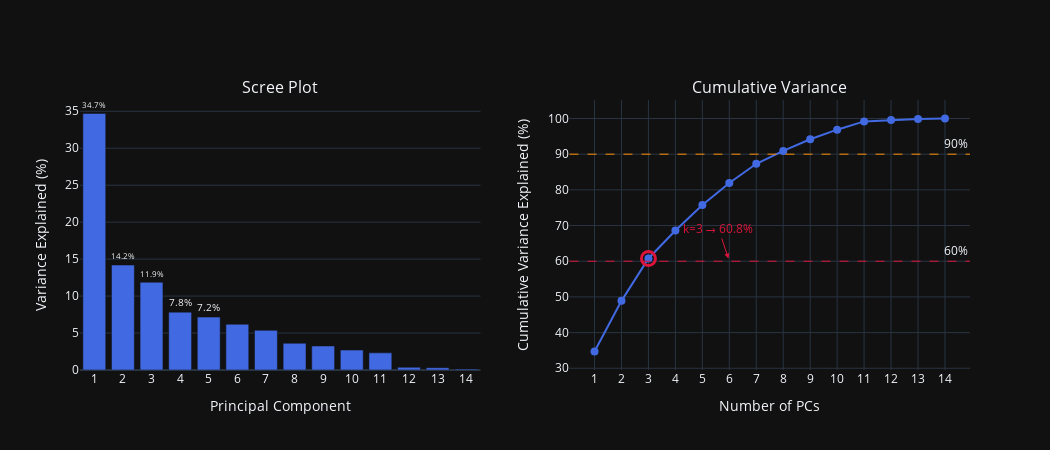

The cell this chart's notebook holds for it:
### Markdown cell above
### Question 3

### Code cell
from sklearn.decomposition import PCA
import numpy as np
import pandas as pd
import matplotlib.pyplot as plt

pca = PCA()
pca.fit(X)

T = pca.transform(X)  # scores
P = pca.components_    # loadings (rows = PCs)


#returns an array showing the percentage of the total dataset variance captured by each principal component
expl_var = pca.explained_variance_ratio_

#calculates the cumulative sum of elements in a NumPy array along a specified axis
cum_var  = np.cumsum(expl_var)

nFeatures = len(X.columns)

fig = make_subplots(rows=1, cols=2, subplot_titles=['Scree Plot', 'Cumulative Variance'])

fig.add_trace(go.Bar(
    x=list(range(1, nFeatures+1)), y=expl_var * 100,
    marker_color=BLUE,
    text=[f'{v:.1f}%' for v in expl_var[:5]*100] + [''] * (nFeatures - 5),
    textposition='outside', showlegend=False
), row=1, col=1)

# Cumulative variance
fig.add_trace(go.Scatter(
    x=list(range(1, nFeatures+1)), y=cum_var * 100,
    mode='lines+markers', marker=dict(color=BLUE, size=8),
    showlegend=False
), row=1, col=2)

fig.add_hline(y=60, line_dash='dash', line_color=RED, line_width=1,
              row=1, col=2, annotation_text='60%')
fig.add_hline(y=90, line_dash='dash', line_color=ORANGE, line_width=1,
              row=1, col=2, annotation_text='90%')

fig.add_trace(go.Scatter(
    x=[3], y=[cum_var[2]*100], mode='markers',
    marker=dict(color=RED, size=14, symbol='circle-open', line=dict(width=3)),
    showlegend=False
), row=1, col=2)
fig.add_annotation(x=3, y=cum_var[2]*100, text=f'k=3 → {cum_var[2]*100:.1f}%',
                   xshift=80, font=dict(color=RED, size=12),
                   showarrow=True, arrowhead=2, arrowcolor=RED,
                   row=1, col=2)

fig.update_xaxes(title_text='Principal Component', dtick=1, row=1, col=1)
fig.update_xaxes(title_text='Number of PCs', dtick=1, row=1, col=2)
fig.update_yaxes(title_text='Variance Explained (%)', row=1, col=1)
fig.update_yaxes(title_text='Cumulative Variance Explained (%)', row=1, col=2)
fig.update_layout(height=450, width=1050)
fig.show()

print('Explained variance per PC:')
for i in range(nFeatures):
    print(f'  PC{i+1:>2d}: {expl_var[i]*100:5.1f}%   (cumulative: {cum_var[i]*100:5.1f}%)')

### Figure 1 — Plotly figure (JSON) as saved in the notebook; plotly's stock layout.template omitted (floating-point values rounded to 4 significant figures)
{"data": [{"marker": {"color": "#4169E1"}, "showlegend": false, "text": ["34.7%", "14.2%", "11.9%", "7.8%", "7.2%", "", "", "", "", "", "", "", "", ""], "textposition": "outside", "x": [1, 2, 3, 4, 5, 6, 7, 8, 9, 10, 11, 12, 13, 14], "y": [34.7, 14.19, 11.87, 7.829, 7.157, 6.191, 5.361, 3.62, 3.249, 2.697, 2.319, 0.3663, 0.3163, 0.13], "type": "bar", "xaxis": "x", "yaxis": "y"}, {"marker": {"color": "#4169E1", "size": 8}, "mode": "lines+markers", "showlegend": false, "x": [1, 2, 3, 4, 5, 6, 7, 8, 9, 10, 11, 12, 13, 14], "y": [34.7, 48.89, 60.76, 68.59, 75.75, 81.94, 87.3, 90.92, 94.17, 96.87, 99.19, 99.55, 99.87, 100.0], "type": "scatter", "xaxis": "x2", "yaxis": "y2"}, {"marker": {"color": "#DC143C", "line": {"width": 3}, "size": 14, "symbol": "circle-open"}, "mode": "markers", "showlegend": false, "x": [3], "y": [60.76], "type": "scatter", "xaxis": "x2", "yaxis": "y2"}], "layout": {"xaxis": {"anchor": "y", "domain": [0.0, 0.45], "title": {"text": "Principal Component"}, "dtick": 1}, "yaxis": {"anchor": "x", "domain": [0.0, 1.0], "title": {"text": "Variance Explained (%)"}}, "xaxis2": {"anchor": "y2", "domain": [0.55, 1.0], "title": {"text": "Number of PCs"}, "dtick": 1}, "yaxis2": {"anchor": "x2", "domain": [0.0, 1.0], "title": {"text": "Cumulative Variance Explained (%)"}}, "annotations": [{"font": {"size": 16}, "showarrow": false, "text": "Scree Plot", "x": 0.225, "xanchor": "center", "xref": "paper", "y": 1.0, "yanchor": "bottom", "yref": "paper"}, {"font": {"size": 16}, "showarrow": false, "text": "Cumulative Variance", "x": 0.775, "xanchor": "center", "xref": "paper", "y": 1.0, "yanchor": "bottom", "yref": "paper"}, {"showarrow": false, "text": "60%", "x": 1, "xanchor": "right", "xref": "x2 domain", "y": 60, "yanchor": "bottom", "yref": "y2"}, {"showarrow": false, "text": "90%", "x": 1, "xanchor": "right", "xref": "x2 domain", "y": 90, "yanchor": "bottom", "yref": "y2"}, {"arrowcolor": "#DC143C", "arrowhead": 2, "font": {"color": "#DC143C", "size": 12}, "showarrow": true, "text": "k=3 → 60.8%", "x": 3, "xref": "x2", "xshift": 80, "y": 60.76, "yref": "y2"}], "shapes": [{"line": {"color": "#DC143C", "dash": "dash", "width": 1}, "type": "line", "x0": 0, "x1": 1, "xref": "x2 domain", "y0": 60, "y1": 60, "yref": "y2"}, {"line": {"color": "#FF8C00", "dash": "dash", "width": 1}, "type": "line", "x0": 0, "x1": 1, "xref": "x2 domain", "y0": 90, "y1": 90, "yref": "y2"}], "height": 450, "width": 1050}}
